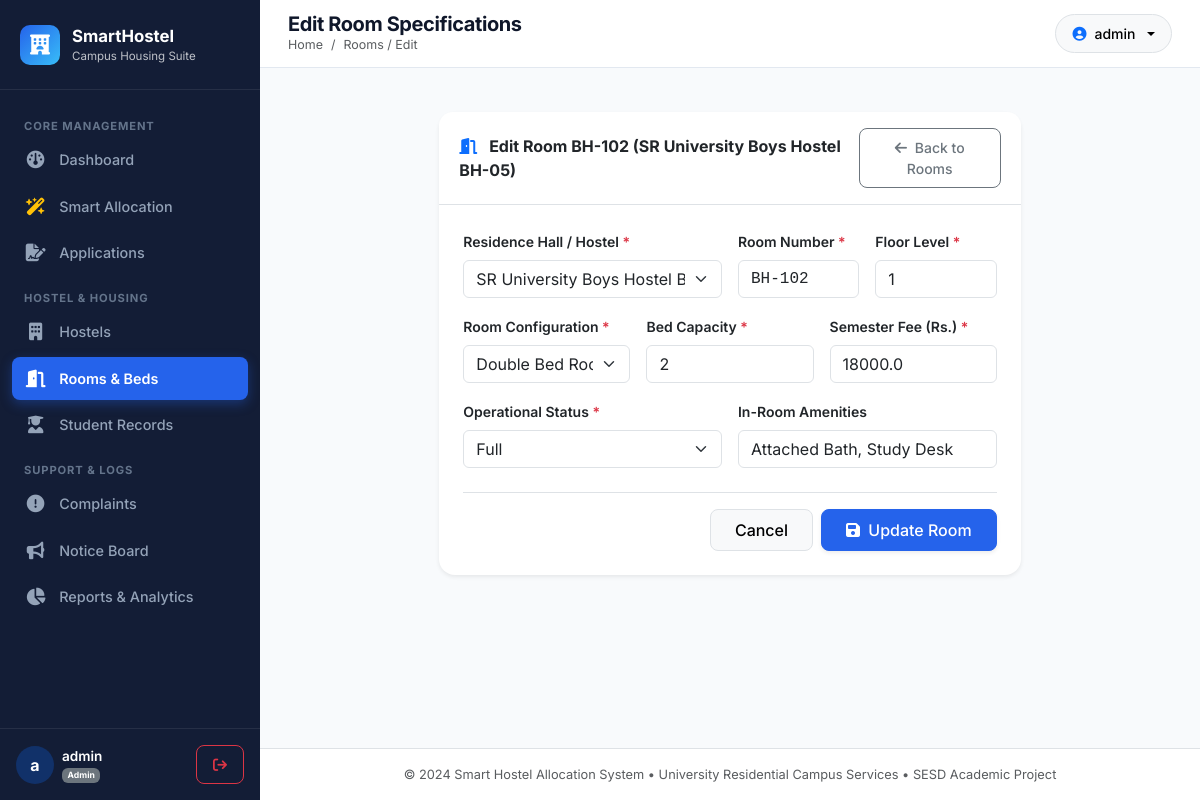
Screenshot of /admin/rooms/edit/2 (signed in) with the database file from the repository.
### models.py (models this page shows, shortened)
class Room(db.Model):
    __tablename__ = 'rooms'
    id = db.Column(db.Integer, primary_key=True)
    hostel_id = db.Column(db.Integer, db.ForeignKey('hostels.id', ondelete='CASCADE'), nullable=False)
    room_number = db.Column(db.String(20), nullable=False)
    floor = db.Column(db.Integer, nullable=False, default=1)
    room_type = db.Column(db.String(20), nullable=False)  # 'Single', 'Double', 'Triple', 'Four-Bed'
    capacity = db.Column(db.Integer, nullable=False, default=2)
    occupied_beds = db.Column(db.Integer, nullable=False, default=0)
    price_per_semester = db.Column(db.Float, nullable=False, default=15000.0)
    status = db.Column(db.String(20), nullable=False, default='Available')  # 'Available', 'Partially Occupied', 'Full', 'Maintenance'
    facilities = db.Column(db.String(255), nullable=True)
    allocations = db.relationship('Allocation', backref='room', cascade="all, delete-orphan", lazy='dynamic')
    __table_args__ = (
        db.UniqueConstraint('hostel_id', 'room_number', name='uq_hostel_room_number'),
    )

class Hostel(db.Model):
    __tablename__ = 'hostels'
    id = db.Column(db.Integer, primary_key=True)
    name = db.Column(db.String(100), unique=True, nullable=False)
    hostel_type = db.Column(db.String(20), nullable=False)  # 'Boys', 'Girls', 'Co-ed'
    total_floors = db.Column(db.Integer, nullable=False, default=3)
    description = db.Column(db.Text, nullable=True)
    facilities = db.Column(db.Text, nullable=True)  # Comma separated
    image_url = db.Column(db.String(255), nullable=True)
    created_at = db.Column(db.DateTime, default=datetime.utcnow)
    rooms = db.relationship('Room', backref='hostel', cascade="all, delete-orphan", lazy='dynamic')
    applications = db.relationship('Application', backref='preferred_hostel', lazy='dynamic')
    allocations = db.relationship('Allocation', backref='hostel', lazy='dynamic')
    wardens = db.relationship('Warden', backref='assigned_hostel', lazy='dynamic')
    complaints = db.relationship('Complaint', backref='hostel', lazy='dynamic')

### routes/admin.py (the view, shortened to what this page needs)
@admin_bp.route('/rooms/edit/<int:room_id>', methods=['GET', 'POST'])
@admin_required
def edit_room(room_id):
    room = db.session.get(Room, room_id)
    if not room:
        flash('Room not found.', 'danger')
        return redirect(url_for('admin.rooms'))
    hostels_list = Hostel.query.all()
    return render_template('admin/room_form.html', room=room, hostels=hostels_list)

### routes/auth.py (called while the page is built)
def get_current_user():
    user_id = session.get('user_id')
    if user_id:
        return db.session.get(User, user_id)
    return None

def admin_required(f):
    @wraps(f)
    def decorated_function(*args, **kwargs):
        if 'user_id' not in session:
            flash('Please log in first.', 'warning')
            return redirect(url_for('auth.login'))
        if session.get('role') != 'admin':
            flash('Access denied. Administrator privileges required.', 'danger')
            return redirect(url_for('main.index'))
        return f(*args, **kwargs)
    return decorated_function

### templates/admin/room_form.html (shortened to what this page needs)
{% extends 'base.html' %}
{% block page_title %}{% if room %}Edit Room Specifications{% else %}Create New Room{% endif %}{% endblock %}
{% block breadcrumb %}<a href="{{ url_for('admin.rooms') }}" class="text-decoration-none text-muted">Rooms</a> / {% if room %}Edit{% else %}Add{% endif %}{% endblock %}
{% block content %}
<div class="container-fluid px-0">
    <div class="row justify-content-center">
        <div class="col-lg-8">
            <div class="card border-0 shadow-sm rounded-4">
                <div class="card-header bg-white py-3 border-bottom d-flex justify-content-between align-items-center">
                    <span class="fw-bold fs-6">
                        <i class="fa-solid {% if room %}fa-door-open{% else %}fa-plus{% endif %} text-primary me-2"></i>
                        {% if room %}Edit Room {{ room.room_number }} ({{ room.hostel.name }}){% else %}Room Configuration{% endif %}
                    </span>
                    <a href="{{ url_for('admin.rooms') }}" class="btn btn-sm btn-outline-secondary">
                        <i class="fa-solid fa-arrow-left me-1"></i> Back to Rooms
                    </a>
                </div>
                <div class="card-body p-4">
                    <form method="POST">
                        <div class="row g-3 mb-4">
                            <div class="col-md-6">
                                <label for="hostel_id" class="form-label small fw-semibold">Residence Hall / Hostel <span class="text-danger">*</span></label>
                                <select class="form-select" id="hostel_id" name="hostel_id" required>
                                    {% for h in hostels %}
                                    <option value="{{ h.id }}" {% if room and room.hostel_id == h.id %}selected{% endif %}>
                                        {{ h.name }} ({{ h.hostel_type }} Hostel)
                                    </option>
                                    {% endfor %}
                                </select>
                            </div>
                            <div class="col-md-3">
                                <label for="room_number" class="form-label small fw-semibold">Room Number <span class="text-danger">*</span></label>
                                <input type="text" class="form-control font-monospace" id="room_number" name="room_number" value="{{ room.room_number if room else '' }}" placeholder="e.g. A-101" required>
                            </div>
                            <div class="col-md-3">
                                <label for="floor" class="form-label small fw-semibold">Floor Level <span class="text-danger">*</span></label>
                                <input type="number" class="form-control" id="floor" name="floor" min="0" max="20" value="{{ room.floor if room else 1 }}" required>
                            </div>
                            <div class="col-md-4">
                                <label for="room_type" class="form-label small fw-semibold">Room Configuration <span class="text-danger">*</span></label>
                                <select class="form-select" id="room_type" name="room_type" onchange="autoSetCapacity(this.value)" required>
                                    <option value="Double" {% if (room and room.room_type == 'Double') or not room %}selected{% endif %}>Double Bed Room</option>
                                </select>
                            </div>
                            <div class="col-md-4">
                                <label for="capacity" class="form-label small fw-semibold">Bed Capacity <span class="text-danger">*</span></label>
                                <input type="number" class="form-control" id="capacity" name="capacity" min="1" max="10" value="{{ room.capacity if room else 2 }}" required>
                            </div>
                            <div class="col-md-4">
                                <label for="price_per_semester" class="form-label small fw-semibold">Semester Fee (Rs.) <span class="text-danger">*</span></label>
                                <input type="number" step="100" class="form-control" id="price_per_semester" name="price_per_semester" value="{{ room.price_per_semester if room else 18000 }}" required>
                            </div>
                            <div class="col-md-6">
                                <label for="status" class="form-label small fw-semibold">Operational Status <span class="text-danger">*</span></label>
                                <select class="form-select" id="status" name="status" required>
                                    <option value="Full" {% if room and room.status == 'Full' %}selected{% endif %}>Full</option>
                                </select>
                            </div>
                            <div class="col-md-6">
                                <label for="facilities" class="form-label small fw-semibold">In-Room Amenities</label>
                                <input type="text" class="form-control" id="facilities" name="facilities" value="{{ room.facilities if room else '' }}" placeholder="Attached Bath, Balcony, Study Desk">
                            </div>
                        </div>
                        <div class="d-flex justify-content-end gap-2 pt-3 border-top">
                            <a href="{{ url_for('admin.rooms') }}" class="btn btn-light border px-4">Cancel</a>
                            <button type="submit" class="btn btn-primary px-4 shadow-sm">
                                <i class="fa-solid fa-save me-1"></i> {% if room %}Update Room{% else %}Save Room{% endif %}
                            </button>
                        </div>
                    </form>
                </div>
            </div>
        </div>
    </div>
</div>
{% endblock %}

### static/css/style.css (style rules this page uses)
:root { --navy-darkest: #0a1128; --navy-dark: #0f172a; --navy-sidebar: #131d36; --navy-card: #1e293b; --navy-primary: #1e3a8a; --blue-primary: #2563eb; --blue-light: #38bdf8; --blue-bg-light: #f0f7ff; --blue-soft: #e0f2fe; --success-color: #10b981; --success-bg: #ecfdf5; --warning-color: #f59e0b; --warning-bg: #fffbeb; --danger-color: #ef4444; --danger-bg: #fef2f2; --info-color: #0284c7; --info-bg: #e0f2fe; --text-main: #1e293b; --text-muted: #64748b; --text-light: #94a3b8; --bg-main: #f8fafc; --border-color: #e2e8f0; --card-radius: 14px; --transition-fast: all 0.2s ease-in-out; }
body { font-family: 'Inter', system-ui, -apple-system, BlinkMacSystemFont, "Segoe UI", Roboto, sans-serif; background-color: var(--bg-main); color: var(--text-main); min-height: 100vh; margin: 0; display: flex; flex-direction: column; }
.btn { font-weight: 500; border-radius: 8px; padding: 0.5rem 1rem; transition: var(--transition-fast); }
.btn-primary { background-color: var(--blue-primary); border-color: var(--blue-primary); }
.card { border: 1px solid var(--border-color); border-radius: var(--card-radius); box-shadow: 0 1px 3px 0 rgba(0, 0, 0, 0.05), 0 1px 2px -1px rgba(0, 0, 0, 0.05); background-color: #ffffff; transition: var(--transition-fast); }
.card-header { background-color: #ffffff; border-bottom: 1px solid var(--border-color); padding: 1rem 1.25rem; font-weight: 600; border-top-left-radius: var(--card-radius) !important; border-top-right-radius: var(--card-radius) !important; }

### rows the page displays
Room: room_number "BH-102", hostel_id "SR University Boys Hostel BH-05 (Boys Hostel)", floor "1", room_type "Double Bed Room", capacity "2", price_per_semester "18000.0", status "Full", facilities "Attached Bath, Study Desk"
Hostel: hostel.name "SR University Boys Hostel BH-05"

### other values shown
{{ session.get('display_name', 'U')[:1] }} "a"
{{ session.get('display_name') }} "admin"
{{ session.get('role') }} "Admin"
{{ current_year }} "2024"
